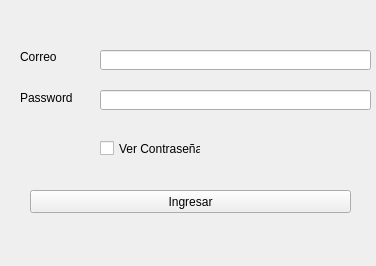
<?xml version="1.0" encoding="UTF-8"?>
<ui version="4.0">
 <class>Form</class>
 <widget class="QWidget" name="Form">
  <property name="geometry">
   <rect>
    <x>0</x>
    <y>0</y>
    <width>376</width>
    <height>266</height>
   </rect>
  </property>
  <property name="windowTitle">
   <string>Form</string>
  </property>
  <widget class="QLabel" name="label">
   <property name="geometry">
    <rect>
     <x>20</x>
     <y>50</y>
     <width>47</width>
     <height>13</height>
    </rect>
   </property>
   <property name="text">
    <string>Correo</string>
   </property>
  </widget>
  <widget class="QLabel" name="label_2">
   <property name="geometry">
    <rect>
     <x>20</x>
     <y>90</y>
     <width>71</width>
     <height>16</height>
    </rect>
   </property>
   <property name="text">
    <string>Password</string>
   </property>
  </widget>
  <widget class="QPushButton" name="pushButton">
   <property name="geometry">
    <rect>
     <x>30</x>
     <y>190</y>
     <width>321</width>
     <height>23</height>
    </rect>
   </property>
   <property name="text">
    <string>Ingresar</string>
   </property>
  </widget>
  <widget class="QLineEdit" name="lineEdit">
   <property name="geometry">
    <rect>
     <x>100</x>
     <y>50</y>
     <width>271</width>
     <height>20</height>
    </rect>
   </property>
  </widget>
  <widget class="QLineEdit" name="lineEdit_2">
   <property name="geometry">
    <rect>
     <x>100</x>
     <y>90</y>
     <width>271</width>
     <height>20</height>
    </rect>
   </property>
  </widget>
  <widget class="QCheckBox" name="checkBox">
   <property name="geometry">
    <rect>
     <x>100</x>
     <y>140</y>
     <width>101</width>
     <height>17</height>
    </rect>
   </property>
   <property name="text">
    <string>Ver Contraseña</string>
   </property>
  </widget>
 </widget>
 <resources/>
 <connections/>
</ui>
